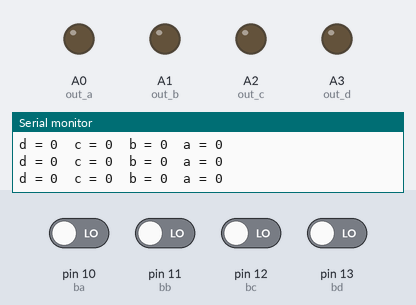
Bench run of a sketch on a simulated Arduino Uno, built with avr-gcc and run on an emulated ATmega328P. Shown: output pins drawn as LEDs (lit = HIGH), the last lines printed to the serial monitor. The inputs (shaded band) are chosen by the test bench; at power-on: pin 10 (ba), pin 11 (bb), pin 12 (bc), pin 13 (bd) LOW.

Above: at 1.2 s.
1.3 s: pin 10 (ba) driven HIGH
At 2.5 s:
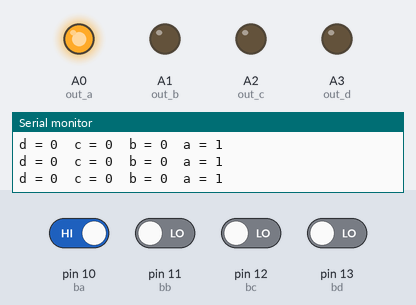
2.8 s: pin 11 (bb) driven HIGH
At 4.0 s:
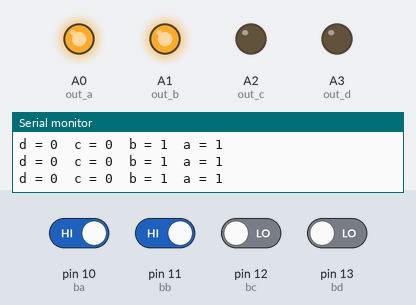
4.3 s: pin 12 (bc) driven HIGH
At 4.8 s:
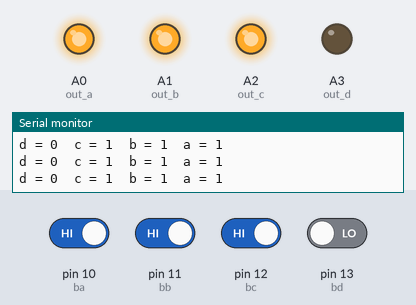
5.8 s: pin 13 (bd) driven HIGH
At 6.7 s:
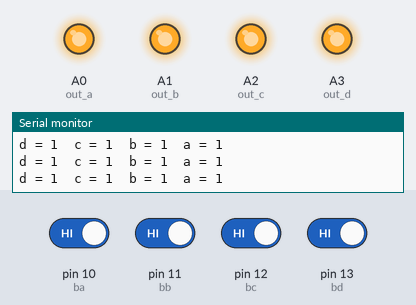
7.3 s: pin 10 (ba) driven LOW
At 8.3 s:
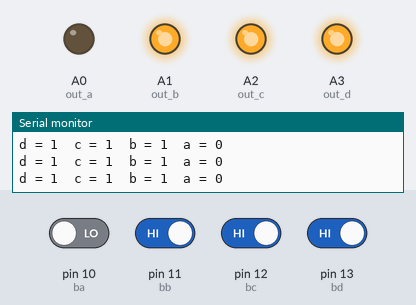
8.8 s: pin 11 (bb) driven LOW
At 10.2 s:
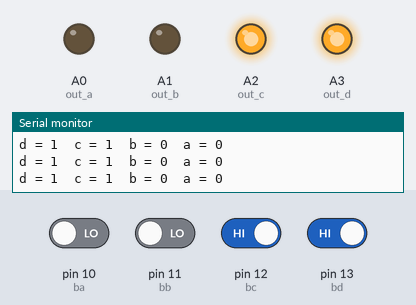
Timing chart, 0 to 11.3 s (numbered marks = the images above; inputs shaded):
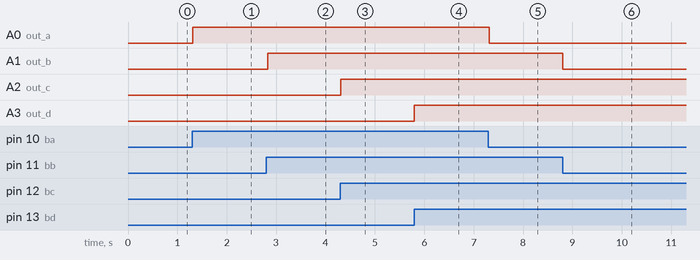

The sketch:

CI_4511_7_Segment_Display.ino
```cpp
#include <stdio.h>

// pinos onde cada um dos bits estão conectados:
const int out_a = A0;
const int out_b = A1;
const int out_c = A2;
const int out_d = A3;
const int ba = 10;
const int bb = 11;
const int bc = 12;
const int bd = 13;
bool a, b, c, d;

void setup() {
  Serial.begin(9600);
  pinMode(out_a, OUTPUT);
  pinMode(out_b, OUTPUT);
  pinMode(out_c, OUTPUT);
  pinMode(out_d, OUTPUT);
  pinMode(ba, INPUT);
  pinMode(bb, INPUT);
  pinMode(bc, INPUT);
  pinMode(bd, INPUT);
}

void loop() {
   a = digitalRead(ba);
   b = digitalRead(bb);
   c = digitalRead(bc);
   d = digitalRead(bd);

   if(d&&c || d&&b){

   }
   digitalWrite(out_a, a);
   digitalWrite(out_b, b);
   digitalWrite(out_c, c);
   digitalWrite(out_d, d);

   Serial.print("d = ");
   Serial.print(d);
   Serial.print("\t");
   Serial.print("c = ");
   Serial.print(c);
   Serial.print("\t");
   Serial.print("b = ");
   Serial.print(b);
   Serial.print("\t");
   Serial.print("a = ");
   Serial.print(a);
   Serial.print("\t");
   Serial.println();
}
```

Measured:
- after the input at 1.3 s, A0 (out_a): LOW → HIGH at once
- after the input at 2.8 s, A1 (out_b): LOW → HIGH at once
- after the input at 4.3 s, A2 (out_c): LOW → HIGH at once
- after the input at 5.8 s, A3 (out_d): LOW → HIGH at once
- after the input at 7.3 s, A0 (out_a): HIGH → LOW at once
- after the input at 8.8 s, A1 (out_b): HIGH → LOW at once
